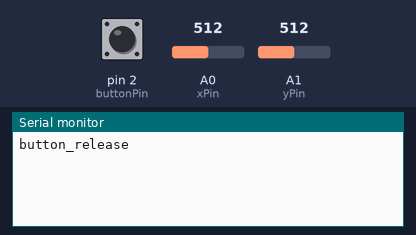
This sketch was run on a simulated Arduino Uno, built with avr-gcc and run on an emulated ATmega328P. Parts: the last lines printed to the serial monitor. Inputs (shaded band) come from the test bench; at power-on: A0 (xPin) = 512, A1 (yPin) = 512, pin 2 (buttonPin) HIGH.

Above: at 1.2 s.
1.3 s: A0 (xPin) set to 810
At 1.7 s:
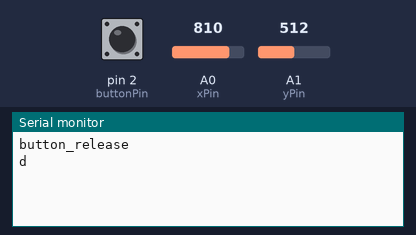
2.8 s: A1 (yPin) set to 810
At 3.9 s:
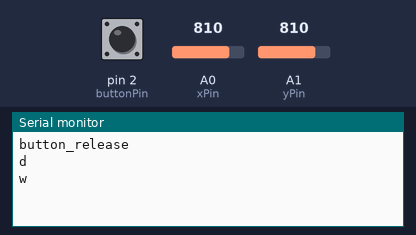
4.3 s: pin 2 (buttonPin) pulled LOW for 0.15 s
At 4.43 s:
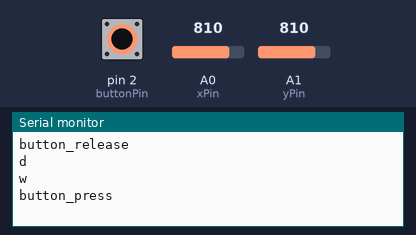
5.9 s: A0 (xPin) set to 790
At 7.1 s:
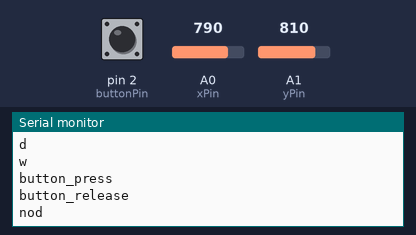
7.4 s: A1 (yPin) set to 790
At 8.6 s:
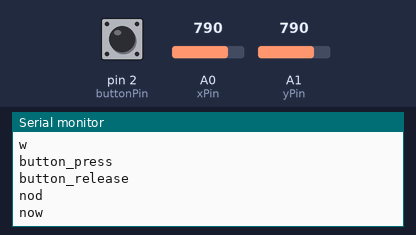
8.9 s: A0 (xPin) set to 190
At 9.9 s:
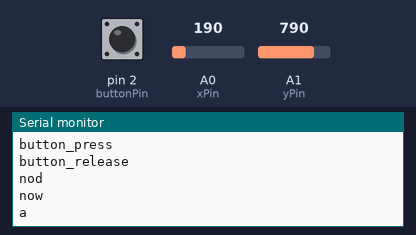

Measured:
- after the input at 1.3 s, the serial monitor: prints a new line at once (image 1)
- after the input at 2.8 s, the serial monitor: prints a new line at once (image 2)
- after the input at 4.3 s, the serial monitor: prints a new line at once (image 3)
- after the input at 5.9 s, the serial monitor: prints a new line at once (image 4)
- after the input at 7.4 s, the serial monitor: prints a new line at once (image 5)
- after the input at 8.9 s, the serial monitor: prints a new line at once (image 6)

The sketch:

Joystick.ino
```cpp
const int xPin = A0; // аналоговый вывод X джойстика
const int yPin = A1; // аналоговый вывод Y джойстика
const int buttonPin = 2; // цифровой вывод кнопки под джойстиком

// Границы чувствительности для направления
#define THRESHOLD_LOW 200
#define THRESHOLD_HIGH 800

// Переменные состояния направлений
bool prevXRight = false;
bool prevXLeft = false;
bool prevYForward = false;
bool prevYBack = false;
bool buttonState = false;

void setup() {
  Serial.begin(9600);   // инициализация последовательного порта
  pinMode(buttonPin, INPUT_PULLUP); // Настройка кнопки с подтяжкой к питанию
}

void loop() {
  int xValue = analogRead(xPin);
  int yValue = analogRead(yPin);
  bool currentButtonState = digitalRead(buttonPin);

  // Проверка горизонтального перемещения джойстика
  if (xValue > THRESHOLD_HIGH && !prevXRight) {
    Serial.println("d");                                 // Клавиша D (правое направление)
    prevXRight = true;
    prevXLeft = false;
  } else if (xValue < THRESHOLD_LOW && !prevXLeft) {
    Serial.println("a");                                 // Клавиша A (левое направление)
    prevXLeft = true;
    prevXRight = false;
  } else if ((THRESHOLD_LOW <= xValue && xValue <= THRESHOLD_HIGH)) {
    if (prevXLeft) {
      Serial.println("noa");                              // Освобождение клавиши A
      prevXLeft = false;
    }
    if (prevXRight) {
      Serial.println("nod");                              // Освобождение клавиши D
      prevXRight = false;
    }
  }

  // Проверка вертикального перемещения джойстика
  if (yValue > THRESHOLD_HIGH && !prevYForward) {
    Serial.println("w");                                  // Клавиша W (вперёд)
    prevYForward = true;
    prevYBack = false;
  } else if (yValue < THRESHOLD_LOW && !prevYBack) {
    Serial.println("s");                                  // Клавиша S (назад)
    prevYBack = true;
    prevYForward = false;
  } else if ((THRESHOLD_LOW <= yValue && yValue <= THRESHOLD_HIGH)) {
    if (prevYForward) {
      Serial.println("now");                               // Освобождение клавиши W
      prevYForward = false;
    }
    if (prevYBack) {
      Serial.println("nos");                               // Освобождение клавиши S
      prevYBack = false;
    }
  }

  // Проверка состояния кнопки
  if (currentButtonState != buttonState) {
    if (currentButtonState == LOW) {
      Serial.println("button_press"); // Сообщение о нажатии кнопки
    } else {
      Serial.println("button_release"); // Сообщение об отпускании кнопки
    }
    buttonState = currentButtonState;
  }

  delay(10);                                           // Уменьшенная пауза для стабильности
}
```
